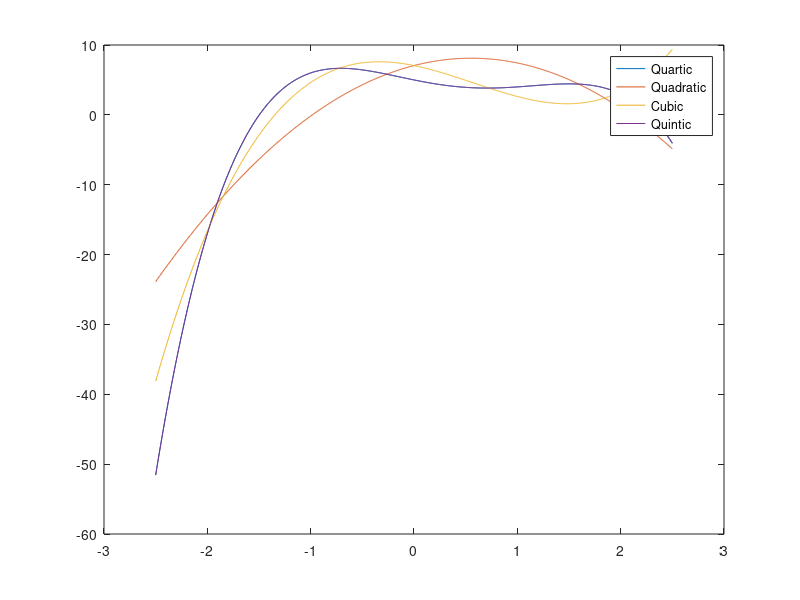

MATLAB code for this plot:
x=linspace(-2.5,2.5,1001);
y1=-1.*x.^4+2.*x.^3+x.^2-3.*x+5;
plot(x,y1);
hold on

xpts=[-2,-1,0,1,2];
ypts=[-17,6,5,4,3];

x2=polyfit(xpts,ypts,2);
y2=polyval(x2,x);
plot(x,y2);
hold on

x3=polyfit(xpts,ypts,3);
y3=polyval(x3,x);
plot(x,y3);
hold on

x4=polyfit(xpts,ypts,5);
y4=polyval(x4,x);
plot(x,y4);
hold on
legend('Quartic','Quadratic','Cubic','Quintic');